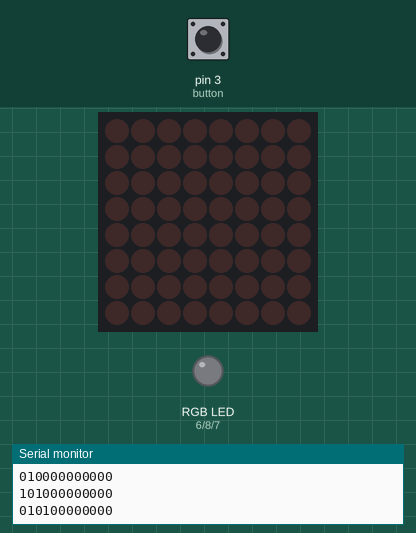
Simulated run of this sketch. Board: Arduino Uno, built with avr-gcc and run on an emulated ATmega328P. Shown: 8×8 LED matrix, an RGB LED mixed from three pins (HIGH = lit), the last lines printed to the serial monitor. Wiring (inferred from the names in the program): MAX7219 LED driver (orientation assumed): data pin 11; clock pin 12; CS pin 9. Inputs (shaded band) come from the test bench; at power-on: pin 3 (button) LOW. Pins used as bus, display or sensor lines are not drawn.

Above: at 1.3 s.
1.4 s: pin 3 (button) pulled HIGH for 0.3 s
3.7 s: pin 3 (button) pulled HIGH for 1 s
At 5.6 s:
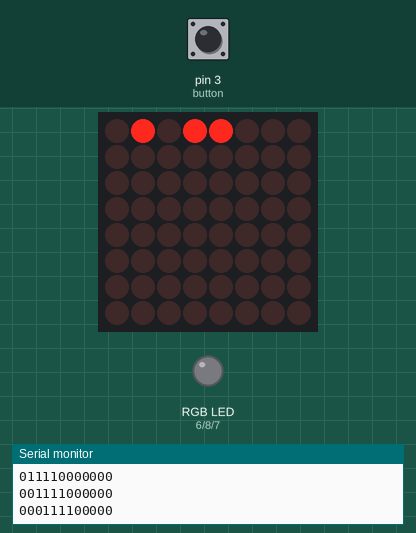
At 6.1 s:
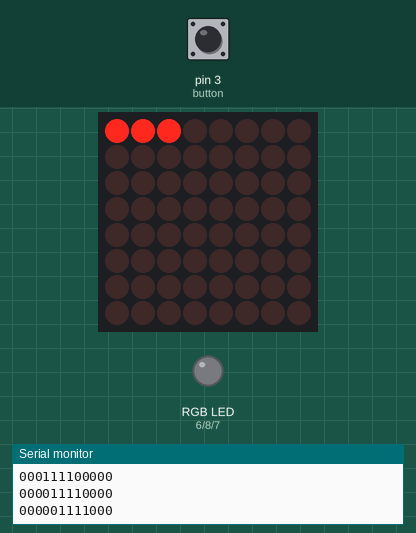
6.2 s: pin 3 (button) pulled HIGH for 0.3 s
8.5 s: pin 3 (button) pulled HIGH for 3.2 s
At 11.68 s:
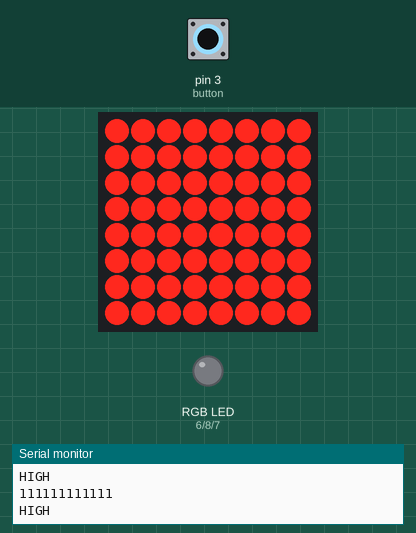
13.2 s: pin 3 (button) pulled HIGH for 1 s
At 14.7 s:
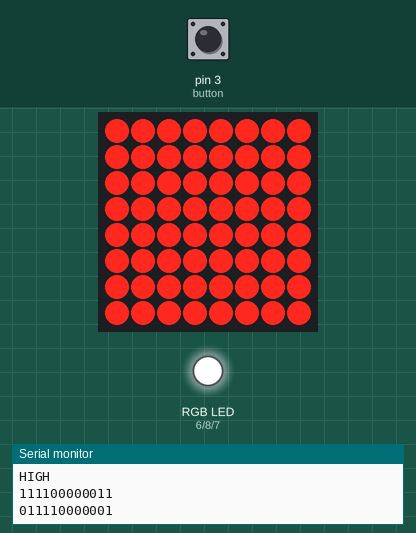
15.7 s: pin 3 (button) pulled HIGH for 0.3 s
Timing chart, 0 to 20.0 s (numbered marks = the images above; inputs shaded):
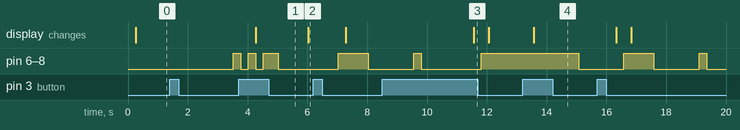

The sketch:

BrainProject.ino
```cpp
#include <Shifter.h>


//Pin Definitions

#define button 3

#define rgbRed 6
#define rgbBlue 7
#define rgbGreen 8

#define latchPin 9
#define dataPin 11
#define clockPin 12

#define debugLED 5


//Arrays for the colors and integers for storing the last and newest colors

boolean initPress = false;
int initPressNum = 0;
int colors[12];
int newColor;
int endColor;

Shifter shifter(dataPin, latchPin, clockPin, 2);

/*
 * Color Code:
 * 0 - Empty
 * 1 - Red
 * 2 - Green
 * 3 - Blue
 */
void setup() {
  pinMode(rgbRed,OUTPUT);
  pinMode(rgbGreen,OUTPUT);
  pinMode(rgbBlue,OUTPUT);

  pinMode(button,INPUT);

  digitalWrite(debugLED,HIGH); //Raise the Debug LED

  Serial.begin(9600);

}


//Add the color of the pressed button to the array
void queueColor(int i){
  newColor = i;
}


//The heart of the program
void move(){
  endColor = 0; //clear out the final color

  boolean hasEnd = false; //init a boolean for checking if there is a color in the last three lights to move to the RGB LED

  if(colors[11]!=0){
    digitalWrite(rgbRed,LOW);
    digitalWrite(rgbGreen,LOW);
    digitalWrite(rgbBlue,LOW);
    digitalWrite(rgbRed,HIGH);
    digitalWrite(rgbGreen,HIGH);
    digitalWrite(rgbBlue,HIGH);
  }

  else{
    digitalWrite(rgbRed,LOW);
    digitalWrite(rgbGreen,LOW);
    digitalWrite(rgbBlue,LOW);
  }

  colors[11]=0;

  for(int i = 10; i>-1; i--){ //Shift the entire array 3 to the right
    colors[i+1] = colors[i];
    colors[i] = 0;
  }

  if(newColor!=0){ //if the button was pressed, add that color to the array at the beginning
    colors[0] = newColor;
    newColor = 0;
  }

  shifter.clear();//clear the shifter
  shifter.write(); //write the clear of the shifter

  for(int i = 0; i < 12; i++){
    shifter.setPin(i,(colors[i]!=0)?1:0); //turn pins on or off based on the value at i in the array not being a 0
  }
  shifter.write(); //Write to the shifter pins


  for(int i = 0; i< 12;i++){ //Serially print the colors to 9600
    Serial.print(colors[i]);
  }
  Serial.println();

  initPressNum=(initPressNum==1)?0:1;
  shifter.clear();
}


void clear(){
  for(int i = 0; i < 12; i ++){
    shifter.setPin(i,0);
  }
  shifter.write();
}

void loop() {
  //Check if any of the buttons were pressed and if so, queue the color and print the color to Serial 9600 Baud
  if(digitalRead(button)){
    initPress=true;
    queueColor(1);
    Serial.println("HIGH");
  }
  if(initPressNum==1 && initPress==false){
    queueColor(1);
  }
  delay(250);
  move(); //Move the entire thing
}
```

Measured:
- after the input at 3.7 s, the display: changes after 0.57 s (image 1)
- after the input at 8.5 s, the display: changes after 3.1 s (image 3)
- after the input at 13.2 s, the display: changes after 0.37 s (image 4)
